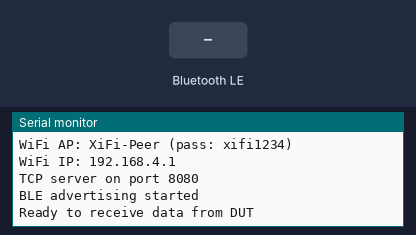
This sketch was run on a simulated ESP32. Shown: the last lines printed to the serial monitor. The test bench sets the inputs (shaded band). Nothing arrives over Bluetooth unless stated; a phone connects over Bluetooth LE 3 s after start.

Above: at 1.2 s.
1.3 s: Bluetooth LE write "1" received
At 1.8 s:
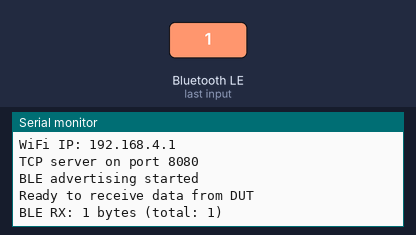
4.3 s: Bluetooth LE write "0" received
At 5.3 s:
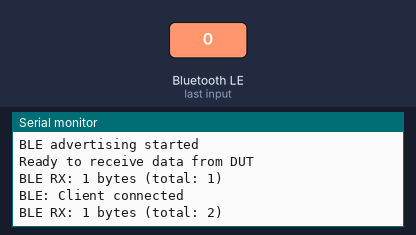
5.8 s: Bluetooth LE write "2" received
At 6.4 s:
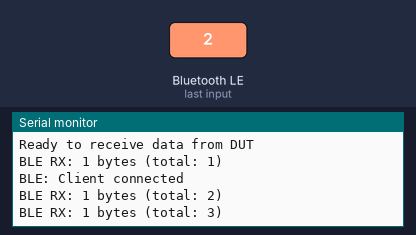

The sketch:

Peer_ESP.ino
```cpp
// Peer ESP - BLE Server + WiFi AP/Server for DUT to send data to

#include <WiFi.h>
#include <BLEDevice.h>
#include <BLEServer.h>
#include <BLEUtils.h>
#include <BLE2902.h>

// WiFi AP settings
const char* AP_SSID = "XiFi-Peer";
const char* AP_PASS = "xifi1234";
WiFiServer tcpServer(8080);

// BLE settings
#define SERVICE_UUID        "4fafc201-1fb5-459e-8fcc-c5c9c331914b"
#define CHARACTERISTIC_UUID "beb5483e-36e1-4688-b7f5-ea07361b26a8"

BLEServer* pServer = NULL;
BLECharacteristic* pCharacteristic = NULL;
bool bleConnected = false;
unsigned long bleRxBytes = 0;
unsigned long wifiRxBytes = 0;

class ServerCallbacks : public BLEServerCallbacks {
  void onConnect(BLEServer* pServer) {
    bleConnected = true;
    Serial.println("BLE: Client connected");
  }
  void onDisconnect(BLEServer* pServer) {
    bleConnected = false;
    Serial.println("BLE: Client disconnected");
    pServer->startAdvertising();
  }
};

class CharCallbacks : public BLECharacteristicCallbacks {
  void onWrite(BLECharacteristic* pChar) {
    size_t len = pChar->getLength();
    bleRxBytes += len;
    Serial.printf("BLE RX: %d bytes (total: %lu)\n", len, bleRxBytes);
  }
};

void setup() {
  Serial.begin(115200);
  Serial.println("\n=== Peer ESP: BLE + WiFi Server ===");

  // Start WiFi AP
  WiFi.softAP(AP_SSID, AP_PASS);
  Serial.printf("WiFi AP: %s (pass: %s)\n", AP_SSID, AP_PASS);
  Serial.printf("WiFi IP: %s\n", WiFi.softAPIP().toString().c_str());
  tcpServer.begin();
  Serial.println("TCP server on port 8080");

  // Start BLE
  BLEDevice::init("XiFi-Peer");
  pServer = BLEDevice::createServer();
  pServer->setCallbacks(new ServerCallbacks());

  BLEService* pService = pServer->createService(SERVICE_UUID);
  pCharacteristic = pService->createCharacteristic(
    CHARACTERISTIC_UUID,
    BLECharacteristic::PROPERTY_WRITE | BLECharacteristic::PROPERTY_WRITE_NR
  );
  pCharacteristic->setCallbacks(new CharCallbacks());
  pService->start();

  BLEAdvertising* pAdv = BLEDevice::getAdvertising();
  pAdv->addServiceUUID(SERVICE_UUID);
  pAdv->setScanResponse(true);
  pAdv->start();
  Serial.println("BLE advertising started");

  Serial.println("\nReady to receive data from DUT");
}

void loop() {
  // Handle WiFi TCP clients
  WiFiClient client = tcpServer.available();
  if (client) {
    Serial.println("WiFi: Client connected");
    while (client.connected()) {
      while (client.available()) {
        uint8_t buf[2048];
        size_t read = client.read(buf, sizeof(buf));
        wifiRxBytes += read;
      }
      yield();  // Let system breathe
    }
    Serial.printf("WiFi RX: total %lu bytes\n", wifiRxBytes);
    client.stop();
    Serial.println("WiFi: Client disconnected");
  }
  delay(1);
}
```

Measured:
- after the input at 1.3 s, the serial monitor: prints a new line at once (image 1)
- after the input at 4.3 s, the serial monitor: prints a new line at once (image 2)
- after the input at 5.8 s, the serial monitor: prints a new line at once (image 3)
